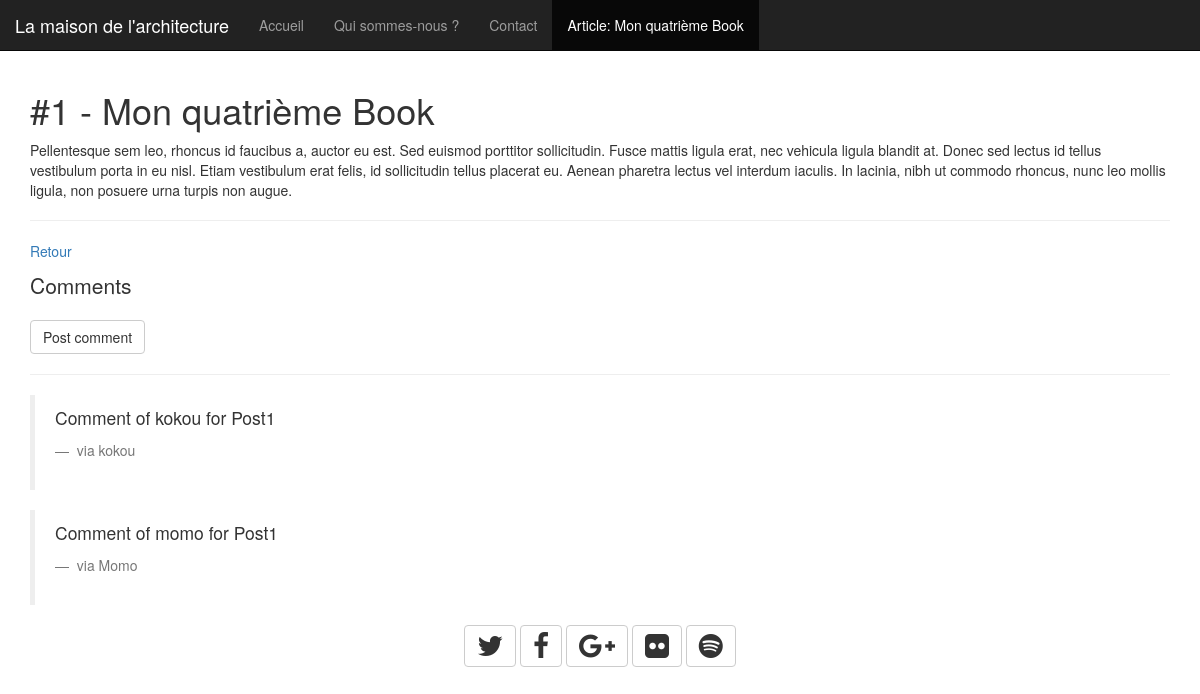
Page /blog/posts/1 on the committed database.
### app/models.py (models this page shows)
class Post(db.Model):
    __tablename__ = 'posts'
    id = db.Column(db.Integer, primary_key=True)
    title = db.Column(db.String(255))
    content = db.Column(db.Text)
    comments = db.relationship('Comment', backref="post", lazy='dynamic')
    created_at = db.Column(db.DateTime, default=db.func.now())
    updated_at = db.Column(db.DateTime, default=db.func.now(), onupdate=db.func.now())

class Comment(db.Model):
    __tablename__ = 'comments'
    id = db.Column(db.Integer, primary_key=True)
    author_name = db.Column(db.String(255))
    author_email       = db.Column(db.String(255))
    content = db.Column(db.Text)
    post_id = db.Column(db.Integer, db.ForeignKey('posts.id'))

### app/routes.py (the view)
@app.route('/blog/posts/<int:id>')
def post_detail(id):
    post = Post.query.filter_by(id=id).first_or_404()
    return render_template('blog/post_detail.html', post=post)

### app/templates/blog/post_detail.html
{% extends 'blog/blog_layout.html' %}
{% block active %}
  <li class="active"><a href="{{ url_for('post_detail', id=post.id) }}">Article: {{ post.title }}</a></li>
{% endblock active %}
{% block body %}
    <div>
        <h1 class="title">#{{ post.id }} - {{ post.title }}</h1>
        <p class="content">{{ post.content }}</p>
    </div>
    <hr/>
    <p>
        <a href="{{ url_for('home_blog') }}">Retour</a>
    </p>
    <div>
        <p class="lead">Comments</p>
        <form method="POST" action=".">
            <input type="submit" value="Post comment" class="btn btn-default" />
        </form>
        <hr/>
        {% for comment in post.comments %}
            <blockquote>
                <p>
                    {{ comment.content }}
                </p>
                <footer>
                    via {{ comment.author_name }}
                </footer>
            </blockquote>
        {% endfor %}
    </div>
{% endblock body %}

### app/templates/blog/blog_layout.html (shortened to what this page needs)
<!DOCTYPE html>
<html>
  <head>
    <link rel="stylesheet" type="text/css" href="{{ url_for('static', filename='css/home_blog.css') }}">
    <link href="https://maxcdn.bootstrapcdn.com/bootstrap/3.3.1/css/bootstrap.min.css" rel="stylesheet">
    <link href="https://maxcdn.bootstrapcdn.com/font-awesome/4.3.0/css/font-awesome.min.css" rel="stylesheet">
  </head>
  <body>
   <header>
      <nav class="navbar navbar-inverse navbar-fixed-top" role="navigation">
        <div class="navbar-header">
          <a href="{{ url_for('home') }}#page-top" class="navbar-brand">La maison de l'architecture</a>
        </div>
        <div class="collapse navbar-collapse">
                <ul class="nav navbar-nav">
                  <li><a href="{{ url_for('home') }}#accueil">Accueil</a></li>
                  <li><a href="{{ url_for('home') }}#qui">Qui sommes-nous ?</a></li>
                  <li><a href="{{ url_for('home') }}#contact">Contact</a></li>
                  {% block active %}{% endblock active %}
                </ul>
              </div>
        </nav>
    </header>
    <div class="container" style="margin-top: 70px;">
        {% block body %}
        {% endblock body %}
    </div>
    {% include 'includes/_footer.html' %}
  </body>
</html>

### app/templates/includes/_footer.html
<footer class="text-center">
  <a class="btn btn-default" href="#"><i class="fa fa-twitter fa-2x"></i></a>
  <a class="btn btn-default" href="#"><i class="fa fa-facebook fa-2x"></i></a>
  <a class="btn btn-default" href="#"><i class="fa fa-google-plus fa-2x"></i></a>
  <a class="btn btn-default" href="#"><i class="fa fa-flickr fa-2x"></i></a>
  <a class="btn btn-default" href="#"><i class="fa fa-spotify fa-2x"></i></a>
</footer>

### app/templates/blog/blog_layout.html (style rules this page uses)
footer { margin-bottom: 20px; }

### rows in the picture
Post: title "Mon quatrième Book", id "1", content "Pellentesque sem leo, rhoncus id faucibus a, auctor eu est. Sed euismod porttitor sollicitudin. Fusce mattis ligula erat, nec vehicula ligula blandit at. Donec sed lectus id tellus vestibulum porta in eu nisl. Etiam vestibulum erat felis, id sollicitudin tellus placerat eu. Aenean pharetra lectus vel interdum iaculis. In lacinia, nibh ut commodo rhoncus, nunc leo mollis ligula, non posuere urna turpis non augue."
Comment: content "Comment of kokou for Post1", author_name "kokou"
Comment: content "Comment of momo for Post1", author_name "Momo"
